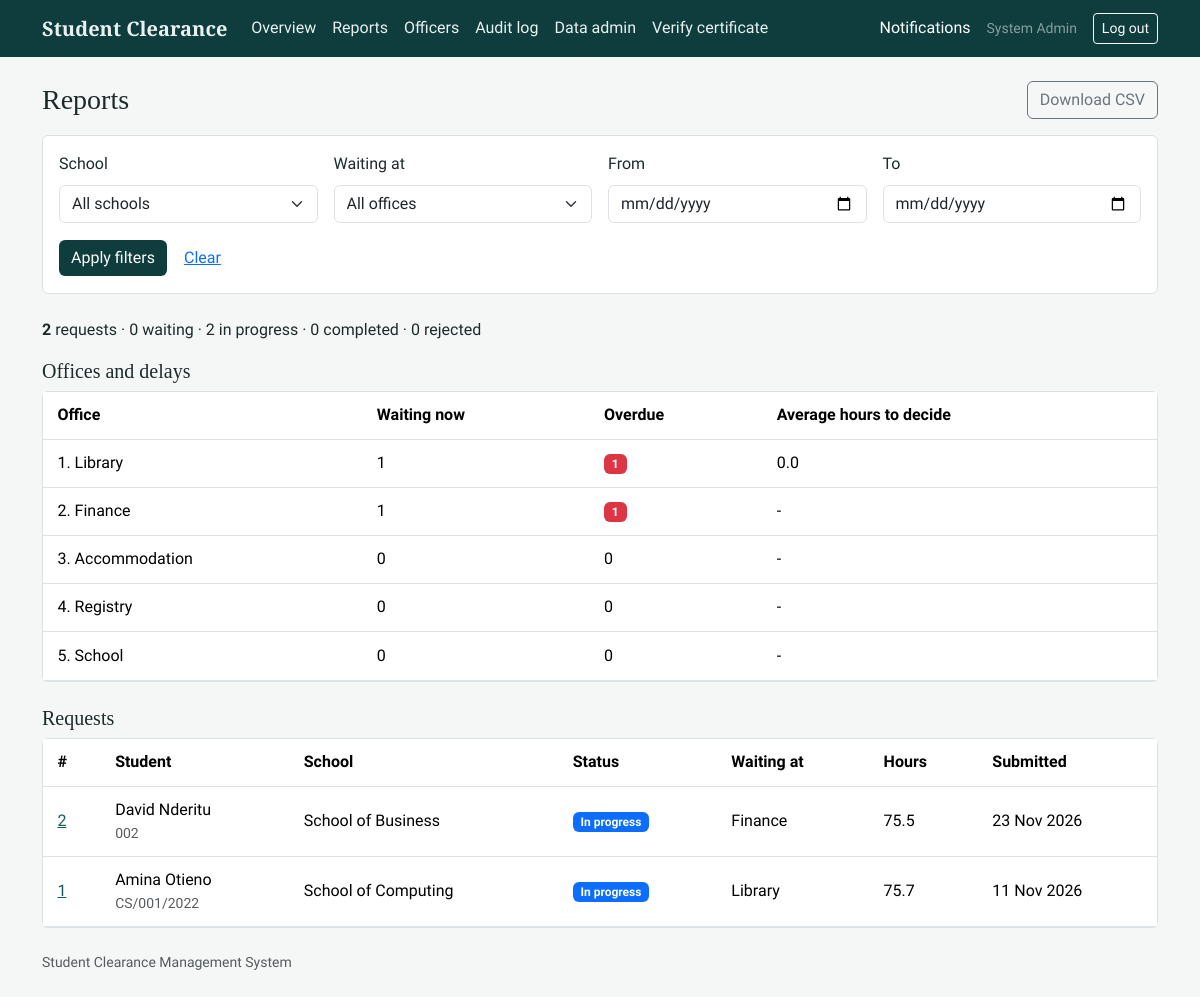
The app's page /manage/reports/ (signed in) with its own data.
### accounts/models.py (models this page shows, shortened)
class User(AbstractUser):
    class Role(models.TextChoices):
        STUDENT = "student", "Student"
        OFFICER = "officer", "Clearance officer"
        ADMIN = "admin", "Administrator"
    role = models.CharField(max_length=10, choices=Role.choices, default=Role.STUDENT)
    school = models.ForeignKey(School, null=True, blank=True, on_delete=models.SET_NULL, related_name="users")
    department = models.ForeignKey(
        Department, null=True, blank=True, on_delete=models.SET_NULL, related_name="officers"
    )
    @property
    def display_name(self):
        return self.get_full_name() or self.username

class Department(models.Model):
    name = models.CharField(max_length=120, unique=True)
    order = models.PositiveSmallIntegerField(unique=True, help_text="Position in the clearance sequence (1 = first).")
    is_school_office = models.BooleanField(
        default=False,
        help_text="If ticked, only an officer from the student's own school can act on this step.",
    )
    class Meta:
        ordering = ["order"]
    def __str__(self):
        return self.name

class School(models.Model):
    name = models.CharField(max_length=120, unique=True)
    class Meta:
        ordering = ["name"]
    def __str__(self):
        return self.name

### clearance/models.py (models this page shows, shortened)
class ClearanceRequest(models.Model):
    class Status(models.TextChoices):
        SUBMITTED = "submitted", "Submitted"
        IN_PROGRESS = "in_progress", "In progress"
        APPROVED = "approved", "Approved"
        REJECTED = "rejected", "Rejected"
    class Reason(models.TextChoices):
        GRADUATION = "graduation", "Graduation"
        END_OF_YEAR = "end_of_year", "End of academic year"
        WITHDRAWAL = "withdrawal", "Withdrawal / discontinuation"
        TRANSFER = "transfer", "Transfer"
    student = models.ForeignKey(settings.AUTH_USER_MODEL, on_delete=models.CASCADE, related_name="requests")
    reason = models.CharField(max_length=20, choices=Reason.choices, default=Reason.GRADUATION)
    academic_year = models.CharField(max_length=9, help_text="e.g. 2025/2026")
    document = models.FileField(upload_to="clearance_docs/%Y/", blank=True)
    status = models.CharField(max_length=12, choices=Status.choices, default=Status.SUBMITTED)
    created_at = models.DateTimeField(auto_now_add=True)
    updated_at = models.DateTimeField(auto_now=True)
    completed_at = models.DateTimeField(null=True, blank=True)
    class Meta:
        ordering = ["-created_at"]
    @property
    def current_step(self):
        for step in self.steps.all():
            if step.status != ApprovalStep.Status.APPROVED:
                return step
        return None
    @property
    def badge(self):
        return {"submitted": "secondary", "in_progress": "primary", "approved": "success", "rejected": "danger"}[self.status]

### clearance/views.py (the view)
# urls.py: path("manage/reports/", views.manage_reports, name="manage_reports"),
@role_required(ADMIN)
def manage_reports(request):
    form, report = _report_from_request(request)
    return render(request, "manage/reports.html", {"form": form, "report": report, "query": request.GET.urlencode()})

### clearance/forms.py
class ReportFilterForm(forms.Form):
    school = forms.ModelChoiceField(School.objects.all(), required=False, empty_label="All schools",
                                    widget=forms.Select(attrs={"class": "form-select"}))
    department = forms.ModelChoiceField(Department.objects.all(), required=False, empty_label="All offices",
                                        label="Waiting at", widget=forms.Select(attrs={"class": "form-select"}))
    date_from = forms.DateField(required=False, label="From", widget=forms.DateInput(attrs={"type": "date", "class": "form-control"}))
    date_to = forms.DateField(required=False, label="To", widget=forms.DateInput(attrs={"type": "date", "class": "form-control"}))

### clearance/context_processors.py (called while the page is built)
def notifications(request):
    if request.user.is_authenticated:
        return {"unread_count": request.user.notifications.filter(is_read=False).count()}
    return {"unread_count": 0}

### clearance/views.py (called while the page is built)
def _report_from_request(request):
    form = ReportFilterForm(request.GET or None)
    data = form.cleaned_data if form.is_valid() else {}
    return form, services.build_report(data.get("school"), data.get("department"), data.get("date_from"), data.get("date_to"))

### templates/manage/reports.html (shortened to what this page needs)
{% extends "base.html" %}
{% block content %}
<div class="d-flex justify-content-between align-items-center mb-3">
  <h1 class="h3 mb-0">Reports</h1>
  <a class="btn btn-outline-secondary" href="{% url 'manage_reports_csv' %}?{{ query }}">Download CSV</a>
</div>
<form method="get" class="card card-body mb-4"><div class="row g-3 align-items-end">
  {% for f in form %}<div class="col-md-3"><label class="form-label" for="{{ f.id_for_label }}">{{ f.label }}</label>{{ f }}</div>{% endfor %}
  <div class="col-12"><button class="btn btn-scms">Apply filters</button> <a class="btn btn-link" href="{% url 'manage_reports' %}">Clear</a></div>
</div></form>
<p><strong>{{ report.total }}</strong> request{{ report.total|pluralize }} &middot; {{ report.counts.waiting }} waiting &middot; {{ report.counts.in_progress }} in progress &middot; {{ report.counts.approved }} completed &middot; {{ report.counts.rejected }} rejected</p>
<h2 class="h5">Offices and delays</h2>
<div class="card mb-4"><div class="table-responsive"><table class="table mb-0">
  <thead><tr><th>Office</th><th>Waiting now</th><th>Overdue</th><th>Average hours to decide</th></tr></thead>
  <tbody>{% for d in report.dept_stats %}
    <tr><td>{{ d.department.order }}. {{ d.department.name }}</td><td>{{ d.pending }}</td>
      <td>{% if d.overdue %}<span class="badge bg-danger">{{ d.overdue }}</span>{% else %}0{% endif %}</td>
      <td>{{ d.avg_hours|default_if_none:"-" }}</td></tr>
  {% endfor %}</tbody></table></div></div>
<h2 class="h5">Requests</h2>
<div class="card"><div class="table-responsive"><table class="table mb-0 align-middle">
  <thead><tr><th>#</th><th>Student</th><th>School</th><th>Status</th><th>Waiting at</th><th>Hours</th><th>Submitted</th></tr></thead>
  <tbody>{% for row in report.rows %}{% with r=row.request %}
    <tr><td><a href="{% url 'request_detail' r.pk %}">{{ r.pk }}</a></td><td>{{ r.student.display_name }}<div class="small text-muted">{{ r.student.username }}</div></td>
      <td>{{ r.student.school }}</td><td><span class="badge bg-{{ r.badge }}">{{ r.get_status_display }}</span></td>
      <td>{{ row.waiting_at|default:"-" }}</td><td>{{ row.waiting_hours|default_if_none:"-" }}</td><td>{{ r.created_at|date:"j M Y" }}</td></tr>
  {% endwith %}{% empty %}<tr><td colspan="7" class="text-center text-muted py-4">No requests match these filters.</td></tr>{% endfor %}
  </tbody></table></div></div>
{% endblock %}

### templates/base.html (shortened to what this page needs)
{% load static %}<!doctype html>
<html lang="en">
<head>
  <link href="https://cdn.jsdelivr.net/npm/bootstrap@5.3.3/dist/css/bootstrap.min.css" rel="stylesheet">
  <link rel="stylesheet" href="{% static 'css/style.css' %}">
</head>
<body>
<nav class="navbar navbar-expand-lg scms-nav">
  <div class="container">
    <a class="navbar-brand" href="{% url 'home' %}">Student Clearance</a>
    <div class="collapse navbar-collapse" id="nav">
      <ul class="navbar-nav me-auto">
        {% if user.is_authenticated %}
          {% if user.role == 'student' %}
            <li class="nav-item"><a class="nav-link" href="{% url 'student_dashboard' %}">My clearance</a></li>
            <li class="nav-item"><a class="nav-link" href="{% url 'apply' %}">Apply</a></li>
          {% elif user.role == 'officer' %}
            <li class="nav-item"><a class="nav-link" href="{% url 'officer_dashboard' %}">Awaiting decision</a></li>
            <li class="nav-item"><a class="nav-link" href="{% url 'officer_history' %}">Past decisions</a></li>
          {% else %}
            <li class="nav-item"><a class="nav-link" href="{% url 'manage_dashboard' %}">Overview</a></li>
            <li class="nav-item"><a class="nav-link" href="{% url 'manage_reports' %}">Reports</a></li>
            <li class="nav-item"><a class="nav-link" href="{% url 'manage_officers' %}">Officers</a></li>
            <li class="nav-item"><a class="nav-link" href="{% url 'manage_audit' %}">Audit log</a></li>
            <li class="nav-item"><a class="nav-link" href="{% url 'admin:index' %}">Data admin</a></li>
          {% endif %}
        {% endif %}
        <li class="nav-item"><a class="nav-link" href="{% url 'verify_form' %}">Verify certificate</a></li>
      </ul>
      {% if user.is_authenticated %}
        <a class="nav-link text-white me-3" href="{% url 'notifications' %}">Notifications
          {% if unread_count %}<span class="badge bg-warning text-dark">{{ unread_count }}</span>{% endif %}</a>
        <span class="text-white-50 me-3 small">{{ user.display_name }}</span>
        <form method="post" action="{% url 'logout' %}" class="d-inline">{% csrf_token %}
          <button class="btn btn-sm btn-outline-light">Log out</button></form>
      {% else %}
        <a class="btn btn-sm btn-outline-light" href="{% url 'login' %}">Log in</a>
      {% endif %}
    </div>
  </div>
</nav>
<main class="container py-4">
  {% block content %}{% endblock %}
</main>
<footer class="container pb-4 small text-muted">Student Clearance Management System</footer>
</body>
</html>

### static/css/style.css (style rules this page uses)
:root { --ink: #1c2b2a; --teal: #0f3d3e; --teal-2: #17595a; --paper: #f5f7f6; --line: #d9e2e0; --cleared: #1e7a4c; --stop: #b3382c; }
body { background: var(--paper); color: var(--ink); font-family: "Source Sans 3", system-ui, sans-serif; line-height: 1.55; }
h1, h2, h3, .navbar-brand { font-family: "Source Serif 4", Georgia, serif; font-weight: 700; }
.scms-nav { background: var(--teal); }
.scms-nav .nav-link, .scms-nav .navbar-brand { color: #e8f1f0; }
.btn-scms { background: var(--teal); color: #fff; border: 0; }
a { color: var(--teal-2); }
.card { border-color: var(--line); border-radius: 6px; }
.table > :not(caption) > * > * { padding: .7rem .9rem; }

### records on screen
User: display_name "System Admin"
Department: department.order "1", department.name "Library", pending "1", overdue "1", avg_hours "0.0"
Department: department.order "2", department.name "Finance", pending "1", overdue "1", avg_hours "-"
Department: department.order "3", department.name "Accommodation", pending "0", avg_hours "-"
Department: department.order "4", department.name "Registry", pending "0", avg_hours "-"
Department: department.order "5", department.name "School", pending "0", avg_hours "-"
ClearanceRequest: request.pk "2", request.student.display_name "David Nderitu", request.student.username "002", request.student.school "School of Business", request.status "In progress", waiting_at "Finance", waiting_hours "75.5", request.created_at "23 Nov 2026"
ClearanceRequest: request.pk "1", request.student.display_name "Amina Otieno", request.student.username "CS/001/2022", request.student.school "School of Computing", request.status "In progress", waiting_at "Library", waiting_hours "75.7", request.created_at "11 Nov 2026"

### other values on screen
{{ f.label }} "School" "Waiting at" "From" "To"
{{ report.total }} "2"
{{ report.counts.waiting }} "0"
{{ report.counts.in_progress }} "2"
{{ report.counts.approved }} "0"
{{ report.counts.rejected }} "0"
